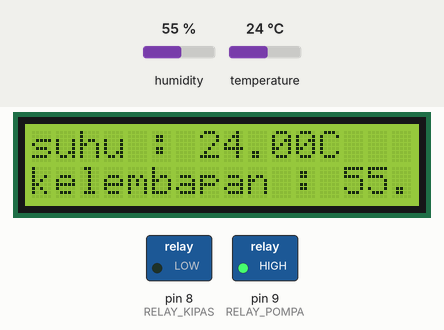
This sketch was run on a simulated Arduino Uno, built with avr-gcc and run on an emulated ATmega328P. On the bench: 16×2 character LCD, switched loads named in the sketch (green lamp = pin HIGH). The test bench sets the inputs (shaded band); at power-on: humidity 55 %, temperature 24 °C. What the sketch prints to the serial monitor is not drawn.

Above: at 1.3 s.
1.4 s: humidity set to 58 %
At 3.3 s:
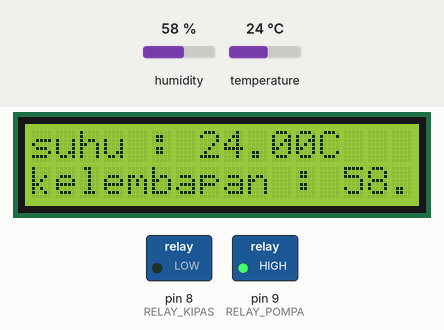
4.1 s: humidity set to 61 %
At 4.7 s:
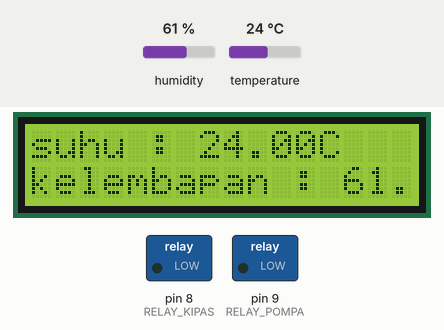
6.8 s: humidity set to 79 %
At 9.3 s:
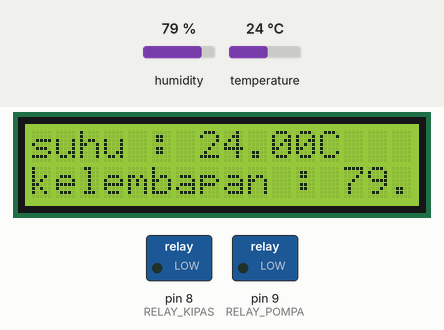
9.9 s: humidity set to 82 %
At 11.9 s:
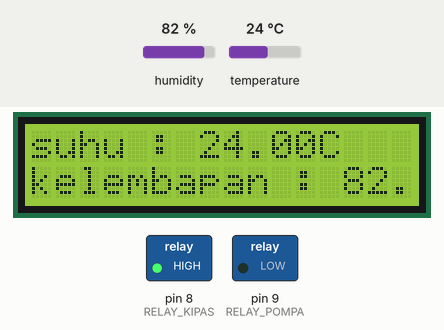
12.6 s: temperature set to 12 °C
At 15.4 s:
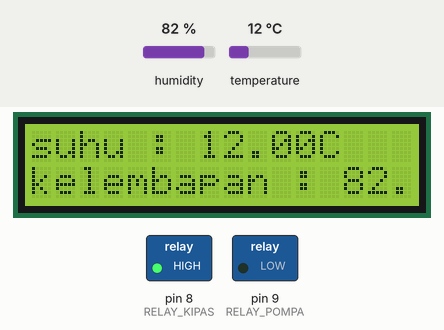
Timing chart, 0 to 16.9 s (numbered marks = the images above; inputs shaded):
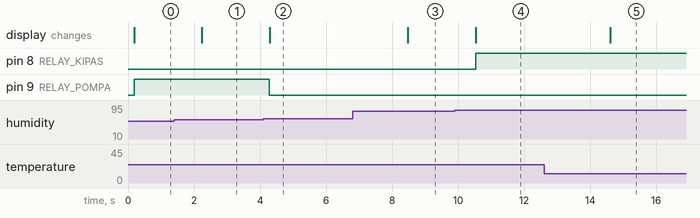

The sketch:

penanaman_padi.ino
```cpp
#include <DHT.h>
#include <LiquidCrystal.h>

#define DHTPIN 13
#define DHTTYPE DHT11

#define RELAY_KIPAS 8
#define RELAY_POMPA 9

DHT dht(DHTPIN, DHTTYPE);
LiquidCrystal lcd(12, 11, 5, 4, 3, 2);

bool kipasNyala = false;
bool pompaNyala = false;

void setup() {
  Serial.begin(9600);
  lcd.begin(16, 2);
  dht.begin();

  pinMode(RELAY_KIPAS, OUTPUT);
  pinMode(RELAY_POMPA, OUTPUT);

  digitalWrite(RELAY_KIPAS, LOW);
  digitalWrite(RELAY_POMPA, LOW);

  delay(100);
}

void loop() {
  float t = dht.readTemperature();
  float h = dht.readHumidity();

  lcd.clear();

  lcd.setCursor(0, 0);
  lcd.print("suhu : ");
  lcd.print(t);
  lcd.print("C");

  lcd.setCursor(0, 1);
  lcd.print("kelembapan : ");
  lcd.print(h);
  lcd.print("%");

  // Kontrol kipas: nyala kalau kelembapan di atas 80%
  if (h > 80) {
    digitalWrite(RELAY_KIPAS, HIGH);
    kipasNyala = true;
  } else {
    digitalWrite(RELAY_KIPAS, LOW);
    kipasNyala = false;
  }

  // Kontrol pompa kabut: nyala kalau kelembapan di bawah 60%
  if (h < 60) {
    digitalWrite(RELAY_POMPA, HIGH);
    pompaNyala = true;
  } else {
    digitalWrite(RELAY_POMPA, LOW);
    pompaNyala = false;
  }

  // Virtual Terminal mengikuti kondisi motor
  if (kipasNyala) {
    Serial.println("Kipas: HIDUP");
  } else {
    Serial.println("Kipas: MATI");
  }

  if (pompaNyala) {
    Serial.println("Pompa kabut: HIDUP");
  } else {
    Serial.println("Pompa kabut: MATI");
  }

  if (!kipasNyala && !pompaNyala) {
    Serial.println("Kondisi: NORMAL (kipas & pompa mati)");
  }

  Serial.println("----------------");

  delay(1000);
}
```

Measured:
- the behaviour switches between 59 and 60 % on humidity (found by bisection; images 1 and 2)
- the behaviour switches between 80 and 81 % on humidity (found by bisection; images 3 and 4)
- after the input at 1.4 s, the display: changes after 0.83 s (image 1)
- after the input at 4.1 s, pin 9 (RELAY_POMPA): HIGH → LOW after 0.17 s; the display: changes after 0.20 s (image 2)
- after the input at 6.8 s, the display: changes after 1.7 s (image 3)
- after the input at 9.9 s, pin 8 (RELAY_KIPAS): LOW → HIGH after 0.63 s; the display: changes after 0.63 s (image 4)
- after the input at 12.6 s, the display: changes after 2.0 s (image 5)
